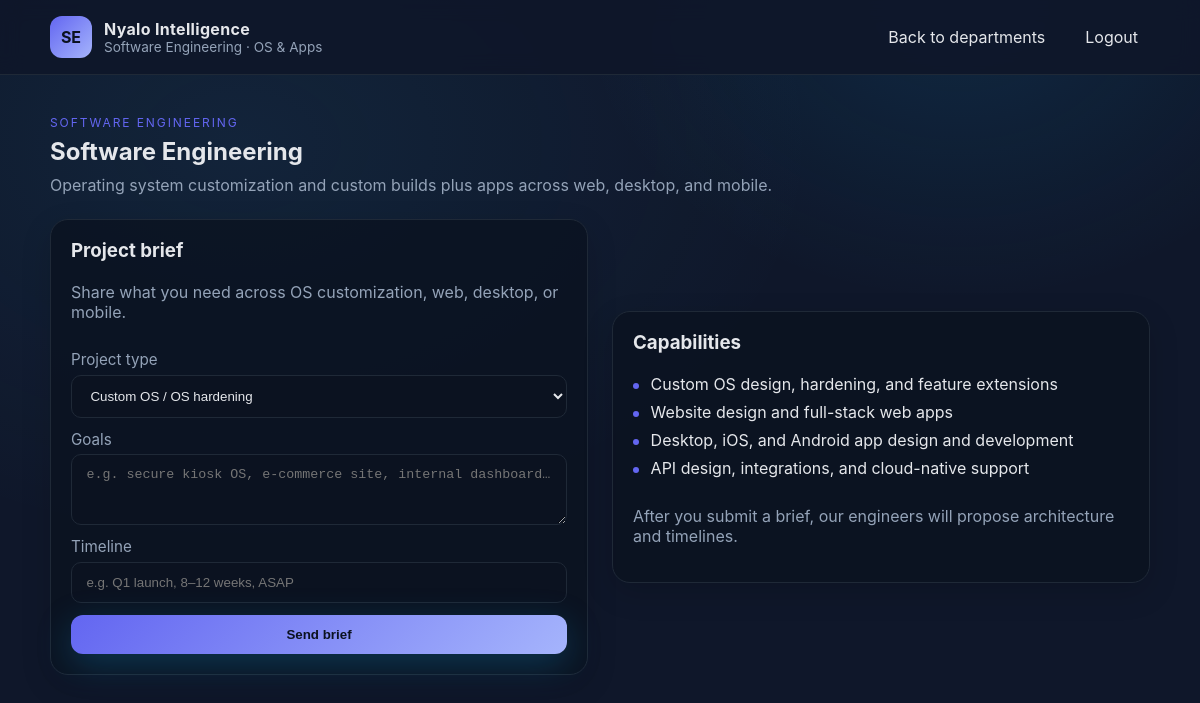
Screenshot of /departments/software-engineering/ (signed in) with the database file from the repository.
### core/models.py (models this page shows, shortened)
class TimeStampedModel(models.Model):
    created_at = models.DateTimeField(auto_now_add=True)
    updated_at = models.DateTimeField(auto_now=True)
    class Meta:
        abstract = True

class CompanyInfo(TimeStampedModel):
    name = models.CharField(max_length=150, default="Nyalo Intelligence")
    tagline = models.CharField(max_length=255, blank=True)
    mission = models.TextField(blank=True)
    vision = models.TextField(blank=True)
    owner_primary = models.CharField(max_length=150, blank=True)
    owner_secondary = models.CharField(max_length=150, blank=True)
    email = models.EmailField(blank=True)
    phone = models.CharField(max_length=50, blank=True)
    location = models.CharField(max_length=150, blank=True)

class Department(TimeStampedModel):
    name = models.CharField(max_length=120)
    slug = models.SlugField(unique=True)
    summary = models.TextField()
    order = models.PositiveIntegerField(default=0)
    theme_primary = models.CharField(
        max_length=7, default="#0ea5e9", help_text="Primary HEX color for this department"
    )
    theme_accent = models.CharField(
        max_length=7, default="#38bdf8", help_text="Accent HEX color for this department"
    )
    class Meta:
        ordering = ["order", "name"]

class DepartmentHighlight(models.Model):
    department = models.ForeignKey(
        Department, related_name="highlights", on_delete=models.CASCADE
    )
    text = models.CharField(max_length=255)
    order = models.PositiveIntegerField(default=0)
    class Meta:
        ordering = ["order"]

### core/views.py (the view)
# urls.py: path('departments/<slug:slug>/', views.department_detail, name='department_detail'),
@login_required
def department_detail(request, slug):
    company_info = CompanyInfo.objects.first()
    department = get_object_or_404(
        Department.objects.prefetch_related("highlights"), slug=slug
    )
    user_groups = set(request.user.groups.values_list("name", flat=True))
    is_customer = "Customers" in user_groups
    staff_group_name = f"{department.name} Staff"
    is_department_staff = staff_group_name in user_groups or request.user.is_staff
    template_map = {
        "ict-support": "core/departments/ict_support.html",
        "computer-hardware-repairs": "core/departments/hardware_repairs.html",
        "software-engineering": "core/departments/software_engineering.html",
        "cybersecurity": "core/departments/cybersecurity.html",
        "music-and-entertainment": "core/departments/music_entertainment.html",
        "graphic-design": "core/departments/graphic_design.html",
        "merchandise-sales": "core/departments/merchandise.html",
    }
    template_name = template_map.get(slug, "core/department_detail.html")
    return render(
        request,
        template_name,
        {
            "company_name": company_info.name if company_info else "Nyalo Intelligence",
            "department": department,
            "is_customer": is_customer,
            "is_department_staff": is_department_staff,
        },
    )

### templates/core/departments/software_engineering.html (shortened to what this page needs)
{% load static %}
<!DOCTYPE html>
<html lang="en">
<head>
    <link rel="stylesheet" href="{% static 'css/styles.css' %}">
</head>
<body>
    <header class="site-header">
        <div class="container header-content">
            <div class="brand">
                <div class="brand-mark">SE</div>
                <div>
                    <div class="brand-name">{{ company_name }}</div>
                    <div class="brand-subtitle">{{ department.name }} · OS & Apps</div>
                </div>
            </div>
            <nav class="nav">
                <a href="{% url 'department_list' %}">Back to departments</a>
                <a href="{% url 'logout' %}">Logout</a>
            </nav>
        </div>
    </header>
    <main>
        <section class="section">
            <div class="container section-header">
                <div>
                    <p class="eyebrow">Software engineering</p>
                    <h1>{{ department.name }}</h1>
                    <p class="muted">{{ department.summary }}</p>
                </div>
            </div>
            <div class="container split">
                <div class="card">
                    <h3>Project brief</h3>
                    <p class="muted">Share what you need across OS customization, web, desktop, or mobile.</p>
                    <form class="contact-form">
                        <label>
                            Project type
                            <select>
                                <option>Custom OS / OS hardening</option>
                            </select>
                        </label>
                        <label>
                            Goals
                            <textarea rows="3" placeholder="e.g. secure kiosk OS, e‑commerce site, internal dashboard…"></textarea>
                        </label>
                        <label>
                            Timeline
                            <input type="text" placeholder="e.g. Q1 launch, 8–12 weeks, ASAP">
                        </label>
                        <button type="button" class="btn primary full">Send brief</button>
                    </form>
                </div>
                <div class="card">
                    <h3>Capabilities</h3>
                    <ul class="bullet-list">
                        {% for item in department.highlights.all %}
                            <li>{{ item.text }}</li>
                        {% endfor %}
                    </ul>
                    {% if is_department_staff %}
                        <div style="margin-top:1rem;">
                            <h4>Engineering board (staff)</h4>
                            <p class="muted">Engineers can connect this panel to sprints, backlogs, and deployment pipelines.</p>
                        </div>
                    {% else %}
                        <p class="muted" style="margin-top:1rem;">After you submit a brief, our engineers will propose architecture and timelines.</p>
                    {% endif %}
                </div>
            </div>
        </section>
    </main>
</body>
</html>

### static/css/styles.css (style rules this page uses)
:root { --bg: #0f172a; --panel: #111827; --card: #0b1220; --text: #e5e7eb; --muted: #94a3b8; --accent: #38bdf8; --accent-strong: #0ea5e9; --border: #1f2937; --pill: #1e293b; --success: #34d399; font-family: 'Inter', system-ui, -apple-system, BlinkMacSystemFont, 'Segoe UI', sans-serif; }
* { box-sizing: border-box; }
body { margin: 0; background: radial-gradient(120% 140% at 20% 20%, rgba(56, 189, 248, 0.08), transparent 40%), radial-gradient(90% 120% at 80% 0%, rgba(14, 165, 233, 0.12), transparent 35%), var(--bg); color: var(--text); }
a { color: var(--text); text-decoration: none; }
.container { width: min(1100px, 92%); margin: 0 auto; }
h1, h2, h3, h4 { margin: 0 0 0.5rem; line-height: 1.2; }
p { margin: 0 0 1rem; }
.muted { color: var(--muted); }
.eyebrow { letter-spacing: 0.16em; text-transform: uppercase; font-size: 0.75rem; color: var(--accent); margin-bottom: 0.5rem; }
.site-header { position: sticky; top: 0; z-index: 10; background: rgba(15, 23, 42, 0.9); backdrop-filter: blur(10px); border-bottom: 1px solid var(--border); }
.header-content { display: flex; align-items: center; justify-content: space-between; padding: 1rem 0; }
.brand { display: flex; gap: 0.75rem; align-items: center; }
.brand-mark { width: 42px; height: 42px; border-radius: 12px; background: linear-gradient(135deg, var(--accent), var(--accent-strong)); display: grid; place-items: center; font-weight: 700; color: #0b1220; }
.brand-name { font-weight: 700; letter-spacing: 0.02em; }
.brand-subtitle { color: var(--muted); font-size: 0.85rem; }
.nav { display: flex; gap: 1rem; }
.nav a { padding: 0.4rem 0.75rem; border-radius: 8px; transition: background 0.2s ease, color 0.2s ease; }
.btn { display: inline-flex; align-items: center; justify-content: center; padding: 0.75rem 1rem; border-radius: 12px; font-weight: 600; border: 1px solid var(--border); cursor: pointer; transition: transform 0.15s ease, box-shadow 0.15s ease, background 0.2s ease; }
.btn.primary { background: linear-gradient(135deg, var(--accent), var(--accent-strong)); color: #0b1220; border: none; box-shadow: 0 10px 35px rgba(14, 165, 233, 0.25); }
.btn.full { width: 100%; }
.section { padding: 2.5rem 0; }
.section-header { margin-bottom: 1.5rem; }
.card { background: rgba(11, 18, 32, 0.8); border-radius: 18px; padding: 1.25rem; border: 1px solid var(--border); box-shadow: 0 10px 30px rgba(0, 0, 0, 0.15); display: flex; flex-direction: column; gap: 0.75rem; }
.bullet-list { list-style: none; padding: 0; margin: 0; display: grid; gap: 0.5rem; color: var(--text); }
.bullet-list li { padding-left: 1.1rem; position: relative; color: var(--text); }
.bullet-list li::before { content: ''; position: absolute; left: 0; top: 0.55rem; width: 6px; height: 6px; border-radius: 50%; background: var(--accent); }
.split { display: grid; gap: 1.5rem; grid-template-columns: repeat(auto-fit, minmax(280px, 1fr)); align-items: center; }
.contact-form { display: grid; gap: 0.75rem; }
.contact-form label { color: var(--muted); display: grid; gap: 0.35rem; font-size: 0.95rem; }
.contact-form input, .contact-form textarea, .contact-form select { padding: 0.75rem 0.9rem; background: #0b1220; border: 1px solid var(--border); border-radius: 10px; color: var(--text); }

### rows the page displays
CompanyInfo: name "Nyalo Intelligence"
Department: name "Software Engineering", summary "Operating system customization and custom builds plus apps across web, desktop, and mobile."
DepartmentHighlight: text "Custom OS design, hardening, and feature extensions"
DepartmentHighlight: text "Website design and full-stack web apps"
DepartmentHighlight: text "Desktop, iOS, and Android app design and development"
DepartmentHighlight: text "API design, integrations, and cloud-native support"
